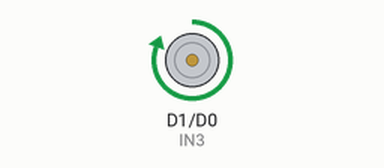
Recording of a sketch running on a simulated ESP8266 (NodeMCU). On the bench: motor-driver pin pairs drawn as motors (green arrow = first pin HIGH = forward, orange = second pin HIGH = backward, longer = more drive, scaled by the enable pin).

Above: at 0.1 s.
At 10.1 s:
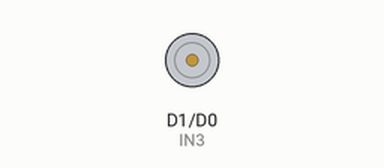
At 18.65 s:
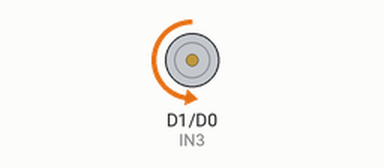
At 27.3 s:
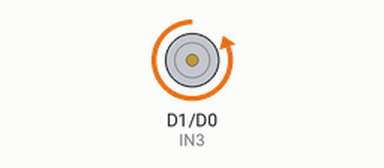
Timing chart, 0 to 40.0 s (numbered marks = the images above):
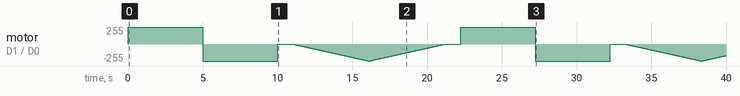

The sketch:

motor.ino
```cpp
int ENB = D2;
int IN3 = D1;
int IN4 = D0;

void setup() {
  pinMode(ENB, OUTPUT);
  pinMode(IN3, OUTPUT);
  pinMode(IN4, OUTPUT);
  digitalWrite(IN3, LOW);
  digitalWrite(IN4, LOW);
}

void loop() {
  setDirection();
  delay(1000);
  changeSpeed();
  delay(1000);
}

void setDirection() {
  analogWrite(ENB, 255);

  digitalWrite(IN3, HIGH);
  digitalWrite(IN4, LOW);
  delay(5000);

  digitalWrite(IN3, LOW);
  digitalWrite(IN4, HIGH);
  delay(5000);

  digitalWrite(IN3, LOW);
  digitalWrite(IN4, LOW);
}

void changeSpeed() {
  digitalWrite(IN3, LOW);
  digitalWrite(IN4, HIGH);

  for (int i = 0; i < 256; i++) {
    analogWrite(ENB, i);
    delay(20);
  }

  for (int i = 255; i >= 0; --i) {
    analogWrite(ENB, i);
    delay(20);
  }
  digitalWrite(IN3, LOW);
  digitalWrite(IN4, LOW);
}
```
